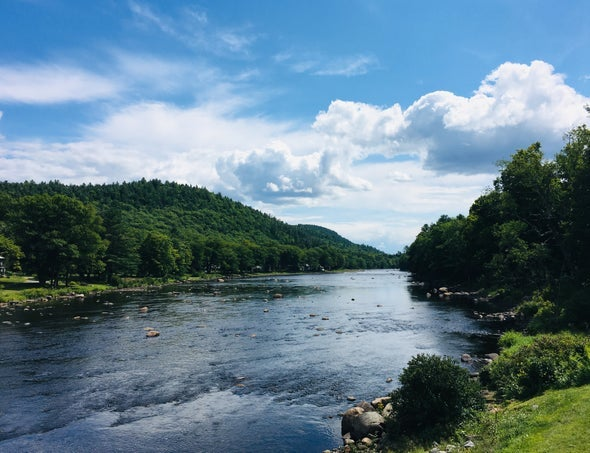
#> input picture nature.jpg, 590 x 453 px
$ jupyter execute PencilSketch.ipynb
#> lines starting #> are read from the running program, lines starting #| are printed output that depends on the picture
[cell 1]
import cv2
import sys

[cell 2]
img_gray = cv2.imread('nature.jpg',0)
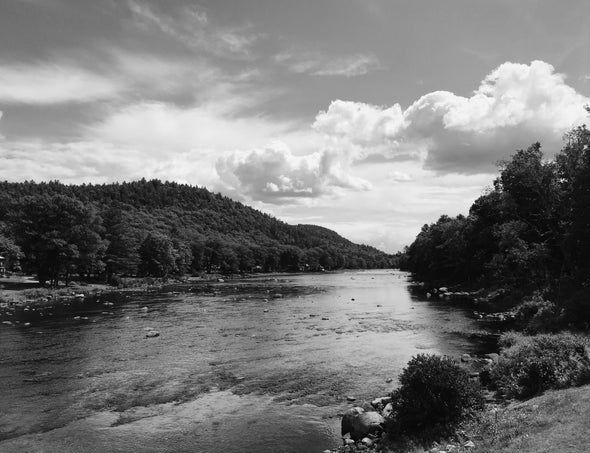
#> img_gray: shape (453, 590); min 0, max 255, mean 119.6

[cell 3]
img_gray_inv = 255 - img_gray
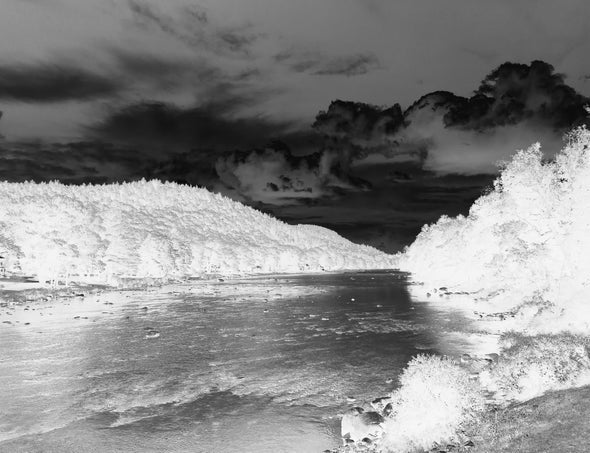
#> img_gray_inv: shape (453, 590); min 0, max 255, mean 135.4

[cell 4]
img_blur = cv2.GaussianBlur(img_gray_inv,ksize=(21,21),sigmaX=0,sigmaY=0)
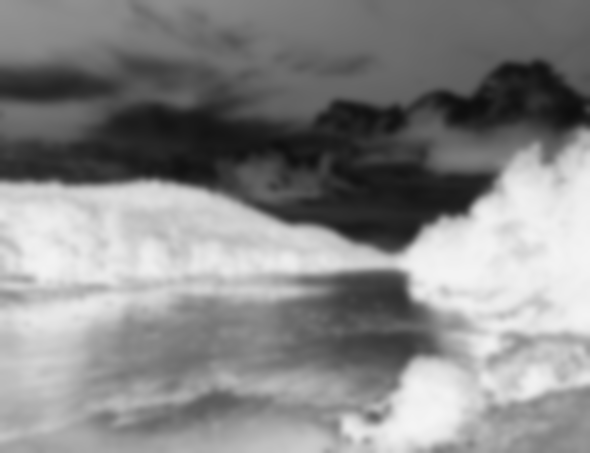
#> img_blur: shape (453, 590); min 14, max 245, mean 135.4

[cell 5]
output = cv2.divide(img_gray,255-img_blur,scale=256.0)
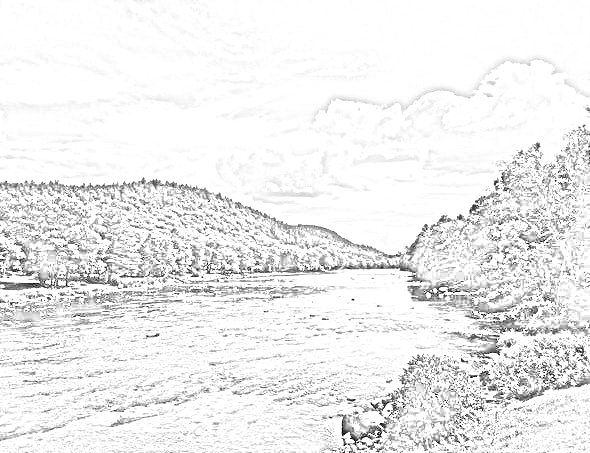
#> output: shape (453, 590); min 0, max 255, mean 237.6
